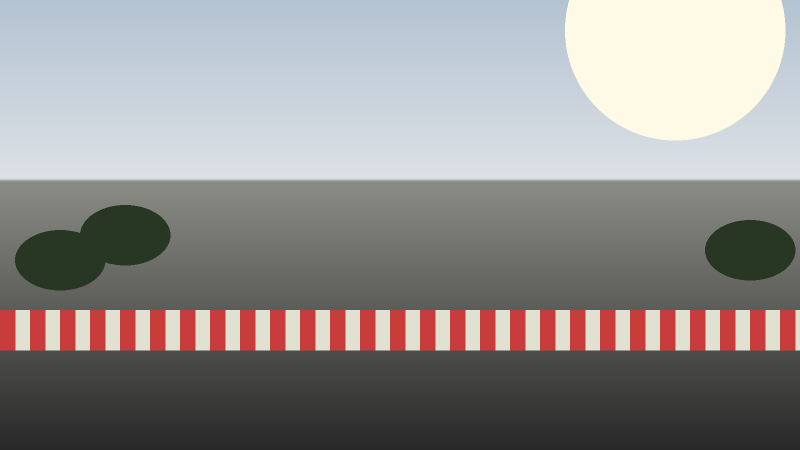
#> input picture docs/screenshots/mockup_src/bg.png, 1600 x 900 px (shown at 1/2 size)
$ python make_v2.py
#> lines starting #> are read from the running program, lines starting #| are printed output that depends on the picture
"""V2 layout mockup: drop the central session-graph strip and the minimap,
enlarge the G-G diagram into the right corner, and replace the simple arc
gauge with a proper analog-style speedometer (tick marks, needle, digital
readout, colored redline zone). PNG-only iteration, no hud_layers.py
changes yet.
"""
from __future__ import annotations

import numpy as np
import matplotlib
matplotlib.use("Agg")
import matplotlib.pyplot as plt
import matplotlib.patheffects as pe
from matplotlib.patches import FancyBboxPatch, Circle, Polygon, Wedge
from PIL import Image

W, H, DPI = 1600, 900, 100
OUTLINE = [pe.withStroke(linewidth=3, foreground="black")]
THIN_OUTLINE = [pe.withStroke(linewidth=2, foreground="black")]
GREEN, YELLOW, RED = "#00ff9f", "#ffe14d", "#ff2d55"
WHITE = "#f4f6f8"

from pathlib import Path
BASE = str(Path(__file__).parent)
OUT_DIR = str(Path(__file__).parent.parent)

MAX_SPEED = 95.0
CUR_SPEED = 73.0
CUR_G = 0.98
G_LIMIT = 1.5

# gauge sweep: 225deg (bottom-left) -> -45deg (bottom-right), going through
# the top -- the standard automotive speedometer arc (270 degrees total)
GAUGE_START, GAUGE_END = 225.0, -45.0


def new_fig():
    fig = plt.figure(figsize=(W / DPI, H / DPI), dpi=DPI)
    fig.patch.set_alpha(0.0)
    return fig


def panel(fig, rect, radius=0.02, alpha=0.42):
    l, b, w, h = rect
    ax = fig.add_axes([0, 0, 1, 1])
    ax.set_xlim(0, 1); ax.set_ylim(0, 1); ax.axis("off"); ax.patch.set_alpha(0)
    box = FancyBboxPatch(
        (l, b), w, h, boxstyle=f"round,pad=0,rounding_size={radius}",
        linewidth=1.2, edgecolor=(1, 1, 1, 0.18), facecolor=(0.02, 0.05, 0.06, alpha),
        transform=fig.transFigure, zorder=1,
    )
    ax.add_patch(box)
    return ax


def speed_to_angle(v: float) -> float:
    frac = np.clip(v / MAX_SPEED, 0, 1)
    return GAUGE_START + frac * (GAUGE_END - GAUGE_START)


def speedo_axes(fig, rect):
    ax = fig.add_axes(rect)
    ax.set_xlim(-1.15, 1.15); ax.set_ylim(-1.15, 1.15)
    ax.set_aspect("equal"); ax.axis("off"); ax.patch.set_alpha(0)

    # dial face -- a subtly darker disc than the surrounding panel, so the
    # instrument reads as its own object, plus a thin bezel ring
    ax.add_artist(Circle((0, 0), 1.0, facecolor=(0, 0, 0, 0.22), edgecolor=(1, 1, 1, 0.35), lw=1.6, zorder=1))
    ax.add_artist(Circle((0, 0), 1.0, facecolor="none", edgecolor=(1, 1, 1, 0.12), lw=6, zorder=1))

    # colored redline band just inside the tick ring -- subtle, not a bold fill
    band_thetas = np.radians(np.linspace(GAUGE_START, GAUGE_END, 200))
    band_r = 0.9
    for lo, hi, color in [(0.0, 0.55, GREEN), (0.55, 0.82, YELLOW), (0.82, 1.0, RED)]:
        seg = band_thetas[int(lo * len(band_thetas)):max(int(lo * len(band_thetas)) + 1, int(hi * len(band_thetas)))]
        if len(seg) < 2:
            continue
        ax.plot(band_r * np.cos(seg), band_r * np.sin(seg), color=color, lw=4, alpha=0.85, solid_capstyle="butt", zorder=2)

    # major/minor tick marks with numeric labels every other major tick
    major_step, minor_step = 20, 10
    v = 0.0
    while v <= MAX_SPEED + 0.01:
        ang = np.radians(speed_to_angle(v))
        is_major = abs((v / major_step) - round(v / major_step)) < 1e-6
        r0, r1 = (0.78, 0.98) if is_major else (0.85, 0.98)
        ax.plot([r0 * np.cos(ang), r1 * np.cos(ang)], [r0 * np.sin(ang), r1 * np.sin(ang)],
                 color=WHITE, lw=2.6 if is_major else 1.2, alpha=0.9 if is_major else 0.5, zorder=3)
        if is_major:
            lx, ly = 0.66 * np.cos(ang), 0.66 * np.sin(ang)
            ax.text(lx, ly, f"{int(v)}", color=WHITE, fontsize=11, ha="center", va="center",
                     fontweight="bold", path_effects=THIN_OUTLINE, zorder=3)
        v += minor_step

    # needle -- tapered polygon + center hub, classic analog look
    ang = np.radians(speed_to_angle(CUR_SPEED))
    perp = ang + np.pi / 2
    base_w = 0.045
    tip = (0.72 * np.cos(ang), 0.72 * np.sin(ang))
    base_l = (base_w * np.cos(perp), base_w * np.sin(perp))
    base_r = (-base_w * np.cos(perp), -base_w * np.sin(perp))
    tail = (-0.14 * np.cos(ang), -0.14 * np.sin(ang))
    needle = Polygon([tail, base_l, tip, base_r], closed=True, facecolor="#ff2d55", edgecolor="white", lw=1.0, zorder=5)
    ax.add_patch(needle)
    ax.add_artist(Circle((0, 0), 0.11, facecolor="#1a1f22", edgecolor="white", lw=1.6, zorder=6))
    ax.add_artist(Circle((0, 0), 0.035, facecolor=RED, edgecolor="none", zorder=7))

    # digital readout, lower-center of the dial (below the pivot, above the
    # bottom gap of the arc) -- analog + digital combo reads as more "modern
    # instrument cluster" than either alone
    ax.text(0, -0.42, f"{int(CUR_SPEED)}", color="white", fontsize=34, ha="center", va="center",
             fontweight="bold", path_effects=OUTLINE, zorder=6)
    ax.text(0, -0.60, "KM/H", color=GREEN, fontsize=10.5, ha="center", va="center",
             fontweight="bold", path_effects=THIN_OUTLINE, zorder=6)

    # lap / last-lap, tucked above the dial
    ax.text(-0.98, 1.05, "LAP 2", color="cyan", fontsize=14, ha="left", va="bottom", fontweight="bold", path_effects=THIN_OUTLINE, zorder=6)
    ax.text(0.98, 1.05, "LAST 41.82s", color=YELLOW, fontsize=12, ha="right", va="bottom", fontweight="bold", path_effects=THIN_OUTLINE, zorder=6)
    return ax


def gg_axes(fig, rect):
    ax = fig.add_axes(rect)
    lim = G_LIMIT * 1.08
    ax.set_xlim(-lim, lim); ax.set_ylim(-lim, lim)
    ax.set_aspect("equal"); ax.axis("off"); ax.patch.set_alpha(0)

    ax.add_artist(Circle((0, 0), G_LIMIT, facecolor=(0, 0, 0, 0.22), edgecolor=(1, 1, 1, 0.30), lw=1.6, zorder=1))
    for g in (0.5, 1.0, 1.5):
        if g > G_LIMIT:
            continue
        ls = "-" if g == 1.5 else "--"
        ax.add_artist(Circle((0, 0), g, fill=False, edgecolor="white", alpha=0.28 if g < G_LIMIT else 0.45, lw=1.2, ls=ls, zorder=2))
        ax.text(0.06, g + 0.05, f"{g:g}G", color="white", fontsize=8.5, alpha=0.6, path_effects=THIN_OUTLINE, zorder=2)
    ax.axhline(0, color="white", alpha=0.15, lw=1, zorder=2)
    ax.axvline(0, color="white", alpha=0.15, lw=1, zorder=2)
    ax.text(0, -lim + 0.14, "BRAKE", color="white", fontsize=9, alpha=0.35, ha="center", zorder=2)
    ax.text(0, lim - 0.14, "ACCEL", color="white", fontsize=9, alpha=0.35, ha="center", zorder=2)
    ax.text(-lim + 0.12, 0, "LEFT", color="white", fontsize=9, alpha=0.35, va="center", rotation=90, zorder=2)
    ax.text(lim - 0.12, 0, "RIGHT", color="white", fontsize=9, alpha=0.35, va="center", rotation=-90, zorder=2)

    n = 40
    t = np.linspace(0, 1, n)
    trail_x = 0.35 * np.sin(t * 4) * (1 - t * 0.3)
    trail_y = 0.9 * np.cos(t * 3) * t
    ax.plot(trail_x, trail_y, color="cyan", lw=2.4, alpha=0.75, path_effects=THIN_OUTLINE, zorder=4)
    gx, gy = trail_x[-1], trail_y[-1]
    ball_color = RED if CUR_G > 1.0 else YELLOW if CUR_G > 0.5 else GREEN
    ax.plot([gx], [gy], "o", color=ball_color, mec="white", mew=1.8, ms=16, zorder=5)

    ax.text(-lim + 0.05, lim - 0.12, "G-FORCE", color="white", fontsize=12, fontweight="bold", ha="left", path_effects=THIN_OUTLINE, zorder=6)
    ax.text(-lim + 0.05, lim - 0.34, f"{CUR_G:.2f} G", color="white", fontsize=15, fontweight="bold", ha="left", path_effects=OUTLINE, zorder=6)
    return ax


def composite(fig, name):
#> called with name = 'hud-layout-v2-speedo-gg'
    fig.canvas.draw()
    w, h = fig.canvas.get_width_height()
    hud = Image.frombuffer("RGBA", (w, h), fig.canvas.buffer_rgba(), "raw", "RGBA", 0, 1).copy()
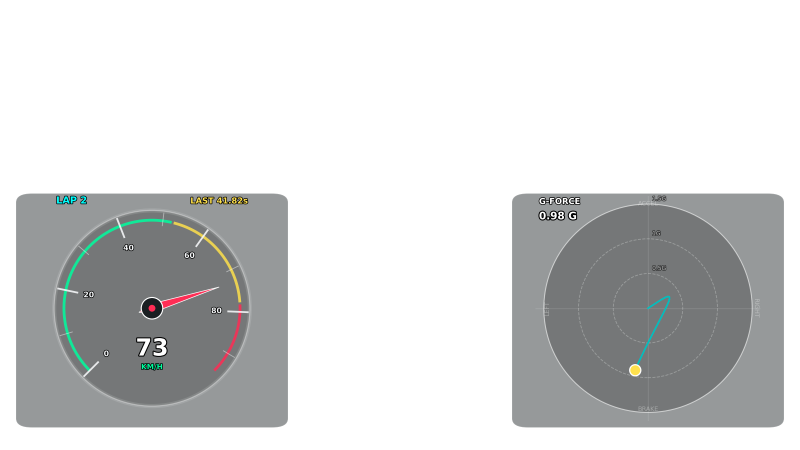
#> hud: PIL image 1600x900 RGBA (shown at 1/2 size); mean R, G, B, A 169, 171.5, 171.7, 45.4; transparent parts drawn white
    bg = Image.open(f"{BASE}/bg.png").convert("RGBA")
    out = Image.alpha_composite(bg, hud)
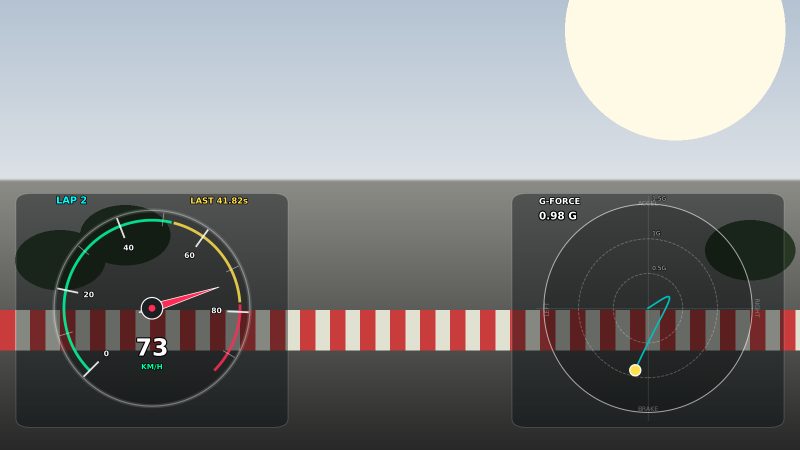
#> out: PIL image 1600x900 RGBA (shown at 1/2 size); mean R, G, B, A 130.5, 130.7, 130.8, 255
    out.convert("RGB").save(f"{OUT_DIR}/{name}.png", quality=92)
    plt.close(fig)
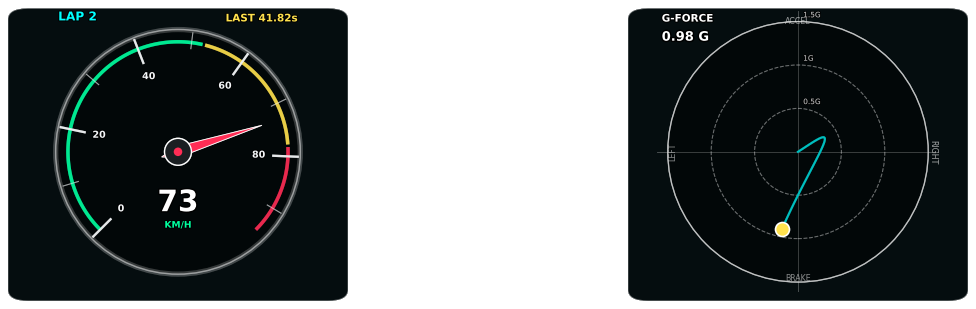
#> figure drawn by matplotlib, 4 panels
    print(f"saved {name}")


fig = new_fig()
LEFT_PANEL = (0.02, 0.05, 0.34, 0.52)
RIGHT_PANEL = (0.64, 0.05, 0.34, 0.52)
panel(fig, LEFT_PANEL)
panel(fig, RIGHT_PANEL)
speedo_axes(fig, [0.035, 0.065, 0.31, 0.50])
gg_axes(fig, [0.655, 0.065, 0.31, 0.50])
composite(fig, "hud-layout-v2-speedo-gg")
